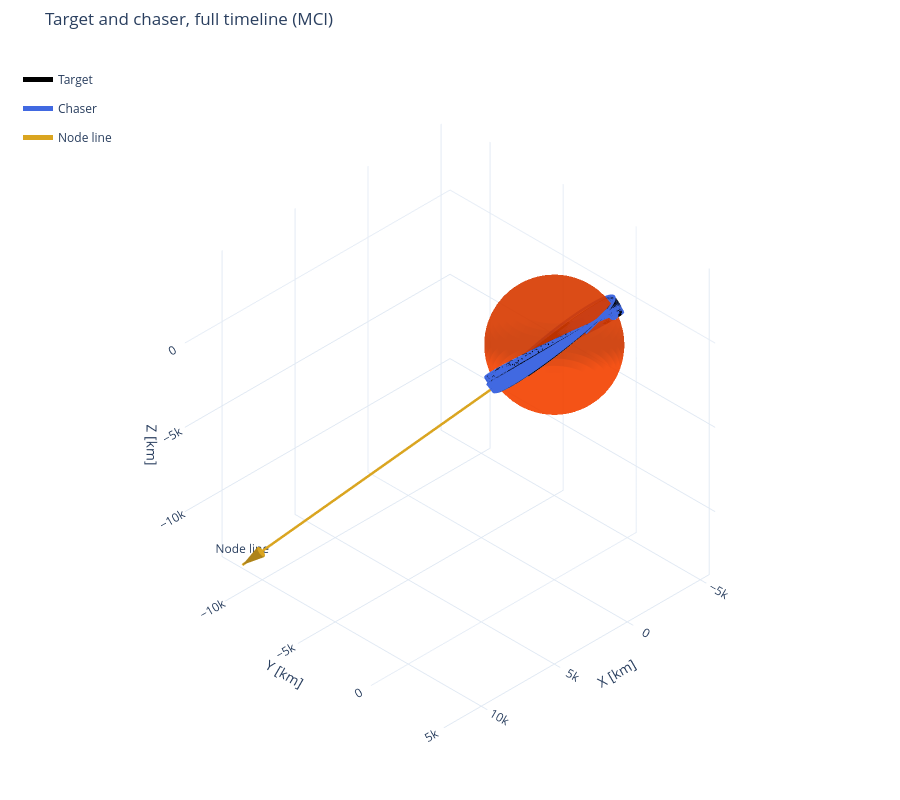

Source (notebook cell):
### Markdown cell above
## Visualization

### Code cell
vectors = [
    {
        "direction": n_hat,
        "length": 20000,
        "name": "Node line",
        "color": "goldenrod",
        "label": True,
    },
]

fig = plot_3d(
    [rv_t_tl[:, 0:3] * M_TO_KM, rv_c_tl[:, 0:3] * M_TO_KM],
    [ts_tl, ts_tl],
    labels=["Target", "Chaser"],
    trace_colors=["black", "royalblue"],
    bodies={"name": "Mars", "radius": R_MARS * M_TO_KM, "color": "orangered"},
    title="Target and chaser, full timeline (MCI)",
    vectors=vectors,
    units="km",
)

### Figure 1 — Plotly figure (JSON) as saved in the notebook; plotly's stock layout.template omitted (floating-point values rounded to 4 significant figures; data arrays with more than 128 entries replaced by an {"elided": "..."} marker saying what was removed)
{"data": [{"colorscale": [[0, "orangered"], [1, "orangered"]], "hoverinfo": "skip", "name": "Mars", "opacity": 0.7, "showlegend": false, "showscale": false, "type": "surface", "x": {"elided": "60x30 float values"}, "y": {"elided": "60x30 float values"}, "z": {"elided": "60x30 float values"}}, {"legendgroup": "Target", "line": {"color": "black", "width": 5}, "mode": "lines", "name": "Target", "type": "scatter3d", "x": {"elided": "27973 float values"}, "y": {"elided": "27973 float values"}, "z": {"elided": "27973 float values"}}, {"legendgroup": "Target", "marker": {"color": "black", "size": 6}, "mode": "markers", "name": "Target End", "showlegend": false, "type": "scatter3d", "x": [-1552.0], "y": [2488.0], "z": [2241.0]}, {"legendgroup": "Chaser", "line": {"color": "royalblue", "width": 5}, "mode": "lines", "name": "Chaser", "type": "scatter3d", "x": {"elided": "27973 float values"}, "y": {"elided": "27973 float values"}, "z": {"elided": "27973 float values"}}, {"legendgroup": "Chaser", "marker": {"color": "royalblue", "size": 6}, "mode": "markers", "name": "Chaser End", "showlegend": false, "type": "scatter3d", "x": [-1552.0], "y": [2488.0], "z": [2241.0]}, {"legendgroup": "vector-5", "line": {"color": "goldenrod", "width": 5}, "mode": "lines+text", "name": "Node line", "text": ["", "Node line"], "textposition": "top center", "type": "scatter3d", "x": [0, 10630.0], "y": [0, -10730.0], "z": [0, -13110.0]}, {"anchor": "tip", "colorscale": [[0, "goldenrod"], [1, "goldenrod"]], "hoverinfo": "skip", "legendgroup": "vector-5", "name": "Node line arrowhead", "showlegend": false, "showscale": false, "sizemode": "absolute", "sizeref": 1200, "type": "cone", "u": [0.5315], "v": [-0.5364], "w": [-0.6556], "x": [10630.0], "y": [-10730.0], "z": [-13110.0]}], "layout": {"height": 800, "legend": {"bgcolor": "rgba(0,0,0,0)", "borderwidth": 0, "x": 0.02, "y": 0.98}, "margin": {"b": 0, "l": 0, "r": 0, "t": 50}, "scene": {"aspectmode": "cube", "camera": {"eye": {"x": 1.732, "y": 1.732, "z": 1.732}, "projection": {"type": "orthographic"}, "up": {"x": 0, "y": 0, "z": 1}}, "xaxis": {"range": [-5608.0, 12550.0], "title": {"text": "X [km]"}}, "yaxis": {"range": [-12750.0, 5411.0], "title": {"text": "Y [km]"}}, "zaxis": {"range": [-13940.0, 4221.0], "title": {"text": "Z [km]"}}}, "title": {"text": "Target and chaser, full timeline (MCI)"}}}
